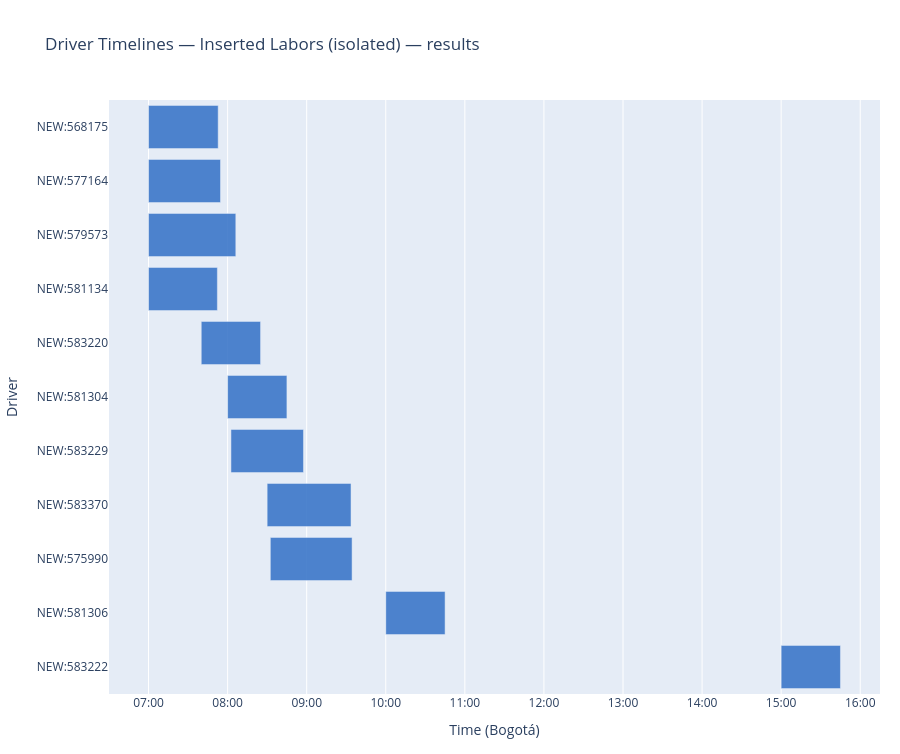

Source (notebook cell):
### Markdown cell above
---
## Gantt 2 — Inserted Labors (Isolated)
_Each inserted labor shown on its own virtual driver row — no move context._  
_Useful for understanding what the solver placed and when, independent of the existing schedule._

### Code cell
_inserted_rows = [r for r in rows_after if r["origin"] == "inserted"]

if _inserted_rows:
    _virtual_rows = []
    for r in sorted(_inserted_rows, key=lambda x: (x["actual_start"] or datetime.min)):
        _vrow = dict(r)
        _vrow["driver_id"]               = f"NEW:{r['labor_id']}"
        _vrow["driver_move_distance_km"]  = 0.0
        _virtual_rows.append(_vrow)

    _virtual_segs = reconstruct_timeline(_virtual_rows, ALFRED_SPEED_KMH)
    _vt_segs      = [s for s in _virtual_segs if s["segment_type"] == "VEHICLE_TRANSPORTATION"]
    _virtual_drv  = [r["driver_id"] for r in _virtual_rows]  # preserve order

    build_gantt_figure(
        _vt_segs, _virtual_drv,
        f"Inserted Labors (isolated) — {RUN_DIR.name}",
    ).show()
else:
    print("[info] No inserted labors found.")

### Figure 1 — Plotly figure (JSON) as saved in the notebook; plotly's stock layout.template omitted (floating-point values rounded to 4 significant figures)
{"data": [{"base": ["2026-05-05T07:00:00", "2026-05-05T07:00:00", "2026-05-05T07:00:00", "2026-05-05T07:00:00", "2026-05-05T07:40:00", "2026-05-05T08:00:00", "2026-05-05T08:02:32.340000", "2026-05-05T08:30:00", "2026-05-05T08:32:24.500000", "2026-05-05T10:00:00", "2026-05-05T15:00:00"], "hoverinfo": "text", "hovertext": ["<b>Service (labor)</b><br>Driver: NEW:568175<br>Labor: 568175<br>Service: 462197<br>Start: 07:00<br>End:   07:52<br>Duration: 52.8 min<br>Distance: 4.64 km", "<b>Service (labor)</b><br>Driver: NEW:577164<br>Labor: 577164<br>Service: 470895<br>Start: 07:00<br>End:   07:54<br>Duration: 54.6 min<br>Distance: 7.57 km", "<b>Service (labor)</b><br>Driver: NEW:579573<br>Labor: 579573<br>Service: 473252<br>Start: 07:00<br>End:   08:06<br>Duration: 66.2 min<br>Distance: 23.69 km", "<b>Service (labor)</b><br>Driver: NEW:581134<br>Labor: 581134<br>Service: 474726<br>Start: 07:00<br>End:   07:52<br>Duration: 52.2 min<br>Distance: 5.14 km", "<b>Service (labor)</b><br>Driver: NEW:583220<br>Labor: 583220<br>Service: 476714<br>Start: 07:40<br>End:   08:25<br>Duration: 45.0 min", "<b>Service (labor)</b><br>Driver: NEW:581304<br>Labor: 581304<br>Service: 474882<br>Start: 08:00<br>End:   08:45<br>Duration: 45.0 min", "<b>Service (labor)</b><br>Driver: NEW:583229<br>Labor: 583229<br>Service: 476721<br>Start: 08:02<br>End:   08:57<br>Duration: 55.0 min<br>Distance: 6.28 km", "<b>Service (labor)</b><br>Driver: NEW:583370<br>Labor: 583370<br>Service: 476859<br>Start: 08:30<br>End:   09:33<br>Duration: 63.6 min<br>Distance: 14.92 km", "<b>Service (labor)</b><br>Driver: NEW:575990<br>Labor: 575990<br>Service: 469754<br>Start: 08:32<br>End:   09:34<br>Duration: 62.0 min<br>Distance: 11.35 km", "<b>Service (labor)</b><br>Driver: NEW:581306<br>Labor: 581306<br>Service: 474882<br>Start: 10:00<br>End:   10:45<br>Duration: 45.0 min", "<b>Service (labor)</b><br>Driver: NEW:583222<br>Labor: 583222<br>Service: 476714<br>Start: 15:00<br>End:   15:45<br>Duration: 45.0 min"], "legendgroup": "VEHICLE_TRANSPORTATION", "marker": {"color": "rgba(55,  115, 200, 0.88)"}, "name": "Service (labor)", "orientation": "h", "type": "bar", "x": [3170400, 3276700, 3973100, 3133800, 2700000, 2700000, 3301500, 3818100, 3722000, 2700000, 2700000], "y": ["NEW:568175", "NEW:577164", "NEW:579573", "NEW:581134", "NEW:583220", "NEW:581304", "NEW:583229", "NEW:583370", "NEW:575990", "NEW:581306", "NEW:583222"]}], "layout": {"barmode": "overlay", "height": 754, "hovermode": "closest", "legend": {"orientation": "h", "x": 0.5, "xanchor": "center", "y": 1.06, "yanchor": "bottom"}, "margin": {"b": 60, "l": 80, "r": 20, "t": 100}, "title": {"text": "Driver Timelines — Inserted Labors (isolated) — results"}, "xaxis": {"range": ["2026-05-05T06:30:00", "2026-05-05T16:15:00"], "tickformat": "%H:%M", "title": {"text": "Time (Bogotá)"}, "type": "date"}, "yaxis": {"categoryarray": ["NEW:583222", "NEW:581306", "NEW:575990", "NEW:583370", "NEW:583229", "NEW:581304", "NEW:583220", "NEW:581134", "NEW:579573", "NEW:577164", "NEW:568175"], "categoryorder": "array", "title": {"text": "Driver"}}}}
